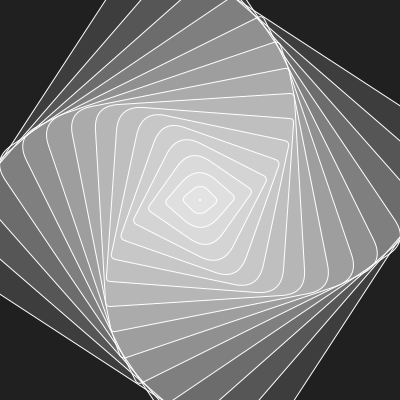
Frame 1 (no input)
Frame 60 (the mouse pressed at the canvas centre just before this capture): identical to frame 1, image omitted
Frame 120 (the mouse held since frame 60 and released just before this capture): identical to frame 1, image omitted

The Processing sketch that drew this single still picture (run headless with seeded random() and noise(); from frame 60 on, the mouse is pressed at the canvas centre):

// Processing sketch: build
// ── build.pde
/* 

Aprendiendo Processing - while()

- Aumentar progresivamente el valor del giro y el tamaño del rectángulo

José Vicente Araújo
http://dunadigital.com 
svcnt@dunadigital.com
junio 2015
Processing 2.2.1

*/


//VARIABLES GLOBALES
float rotation;
int i = 1;

//SETUP
void setup() {
	size(400,400);
	background(#202020);
	stroke(255);
	fill(255,33);
	rectMode(CENTER);

	while (i < 400) {
		pushMatrix();
		translate(width*0.5, height*0.5);
		rotate(i);
		rect(0, 0, i, i, 25,5,25,5);
		popMatrix();
		i+=25;
	}
}

//LOOP
void draw() {
	
}
